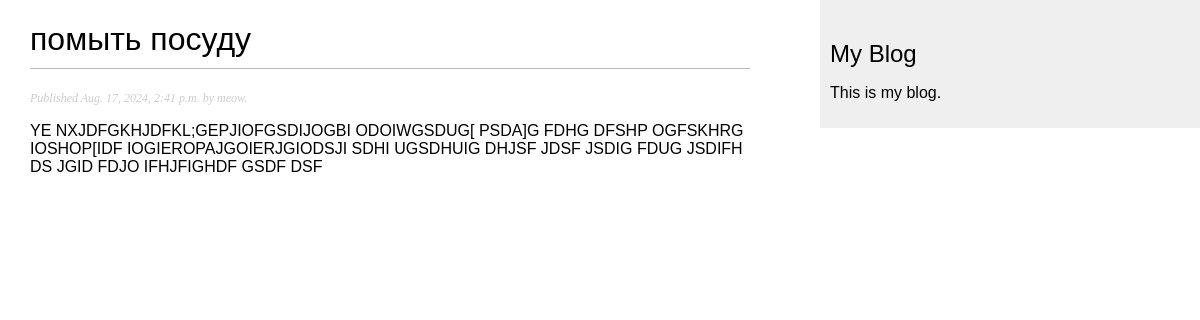
Page /blog/3 on the committed database.
### blog/models.py (models this page shows, shortened)
class Post(models.Model):
    class Status(models.TextChoices):
        DRAFT = 'DF', 'Draft'
        PUBLISHED = 'PB', 'Published'
    title = models.CharField(max_length=250)
    slug = models.SlugField(max_length=250)
    author = models.ForeignKey(User,
                               on_delete=models.CASCADE,
                               related_name='blog_posts')
    body = models.TextField()
    publish = models.DateTimeField(default=timezone.now)
    created = models.DateTimeField(auto_now_add=True)
    updated = models.DateTimeField(auto_now=True)
    status = models.CharField(max_length=2,
                              choices=Status.choices,
                              default=Status.DRAFT)
    objects = models.Manager() #менеджер по умолчанию
    published = PublishedManager() #кастомный менеджер
    class Meta:
        ordering = ['-publish']
        indexes = [
            models.Index(fields=['publish']),
        ]

### blog/views.py (the view)
# urls.py: path('<int:id>', views.post_detail, name='post_detail'),
def post_detail(request, id):
    post = get_object_or_404(Post,
                             id=id,
                             status=Post.Status.PUBLISHED)
    return render(request,
                  'blog/post/detail.html',
                  {'post': post})

### blog/templates/blog/post/detail.html (shortened to what this page needs)
{% extends 'blog/base.html' %}
{% block content %}
    <h1>{{ post.title}}</h1>
    <p class="date">
        Published {{ post.publish }} by {{ post.author }}
    </p>
    {{ post.body|linebreaks }}
{% endblock %}

### blog/static/css/blog.css (style rules this page uses)
body { margin:0; padding:0; font-family:helvetica, sans-serif; }
h1 { font-weight:normal; border-bottom:1px solid #bbb; padding:0 0 10px 0; }
p.date { color:#ccc; font-family: georgia, serif; font-size: 12px; font-style: italic; }

### rows in the picture
Post: title "помыть посуду", publish "Aug. 17, 2024, 2:41 p.m.", author "meow.", body "YE NXJDFGKHJDFKL;GEPJIOFGSDIJOGBI ODOIWGSDUG[ PSDA]G FDHG DFSHP OGFSKHRG IOSHOP[IDF IOGIEROPAJGOIERJGIODSJI SDHI UGSDHUIG DHJSF JDSF JSDIG FDUG JSDIFH DS JGID FDJO IFHJFIGHDF GSDF DSF"
